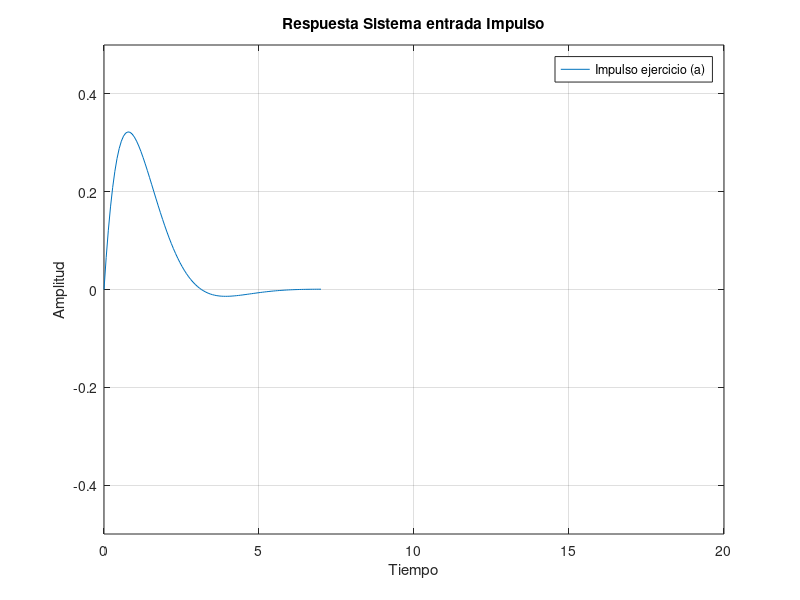
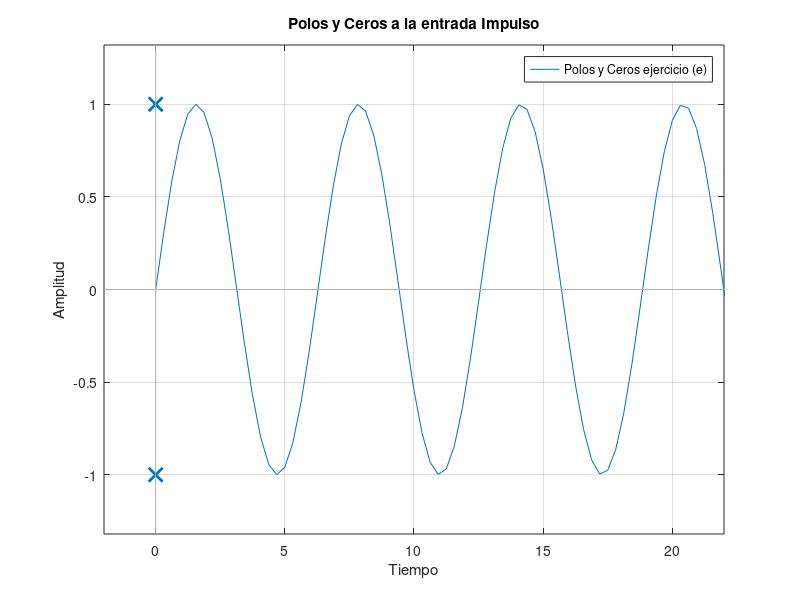

The MATLAB source for these figures, in order:
%% Naturaleza Cualitativa de las Soluciones
% Hallar y(t) ante una entrada Impulso, dadan ecuaciones diferenciales

num = [1];
den = [1 2 2];
G = tf(num, den)
impulse(G)          % Grafica de la respuesta de impulso del sistema
    xlim([0 20]);
    ylim([-0.5 0.5]);
    title('Respuesta Sistema entrada Impulso');
    ylabel('Amplitud');
    xlabel('Tiempo');
    legend('Impulso ejercicio (a)');
    % los polos con parte real negativo, y complejos conjugados, el sistema se estabiliza


figure(2)
pzmap(G)    % Grafica de polos y ceros
    title('Polos y Ceros a la entrada Impulso');
    ylabel('Amplitud');
    xlabel('Tiempo');
    legend('Polos y Ceros ejercicio (a)');

%% Ejercicio (b)
clc;

num = [1];
den = [1 1];
G = tf(num, den);
impulse(G);
    xlim([0 20]);
    title('Respuesta Sistema entrada Impulso');
    ylabel('Amplitud');
    xlabel('Tiempo');
    legend('Impulso ejercicio (b)');

figure(2);
pzmap(G)
    title('Polos y Ceros a la entrada Impulso');
    ylabel('Amplitud');
    xlabel('Tiempo');
    legend('Polos y Ceros ejercicio (b)');

%% Ejercicio (c)
clc;

num = [1];
den = [1 -2 2];
G = tf(num, den);
impulse(G);
    xlim([0 20]);
    title('Respuesta Sistema entrada Impulso');
    ylabel('Amplitud');
    xlabel('Tiempo');
    legend('Impulso ejercicio (c)');

figure(2);
pzmap(G)
    title('Polos y Ceros a la entrada Impulso');
    ylabel('Amplitud');
    xlabel('Tiempo');
    legend('Polos y Ceros ejercicio (c)');

%% Ejercicio (d)
clc;

num = [1];
den = [1 -1];
G = tf(num, den);
impulse(G);
    xlim([0 20]);
    title('Respuesta Sistema entrada Impulso');
    ylabel('Amplitud');
    xlabel('Tiempo');
    legend('Impulso ejercicio (d)');

figure(2);
pzmap(G)
    title('Polos y Ceros a la entrada Impulso');
    ylabel('Amplitud');
    xlabel('Tiempo');
    legend('Polos y Ceros ejercicio (d)');

%% Ejercicio (e)
clc;

num = [1];
den = [1 0 1];
G = tf(num, den);
impulse(G);
    xlim([0 20]);
    title('Respuesta Sistema entrada Impulso');
    ylabel('Amplitud');
    xlabel('Tiempo');
    legend('Impulso ejercicio (e)');

figure(2);
pzmap(G)
    title('Polos y Ceros a la entrada Impulso');
    ylabel('Amplitud');
    xlabel('Tiempo');
    legend('Polos y Ceros ejercicio (e)');


